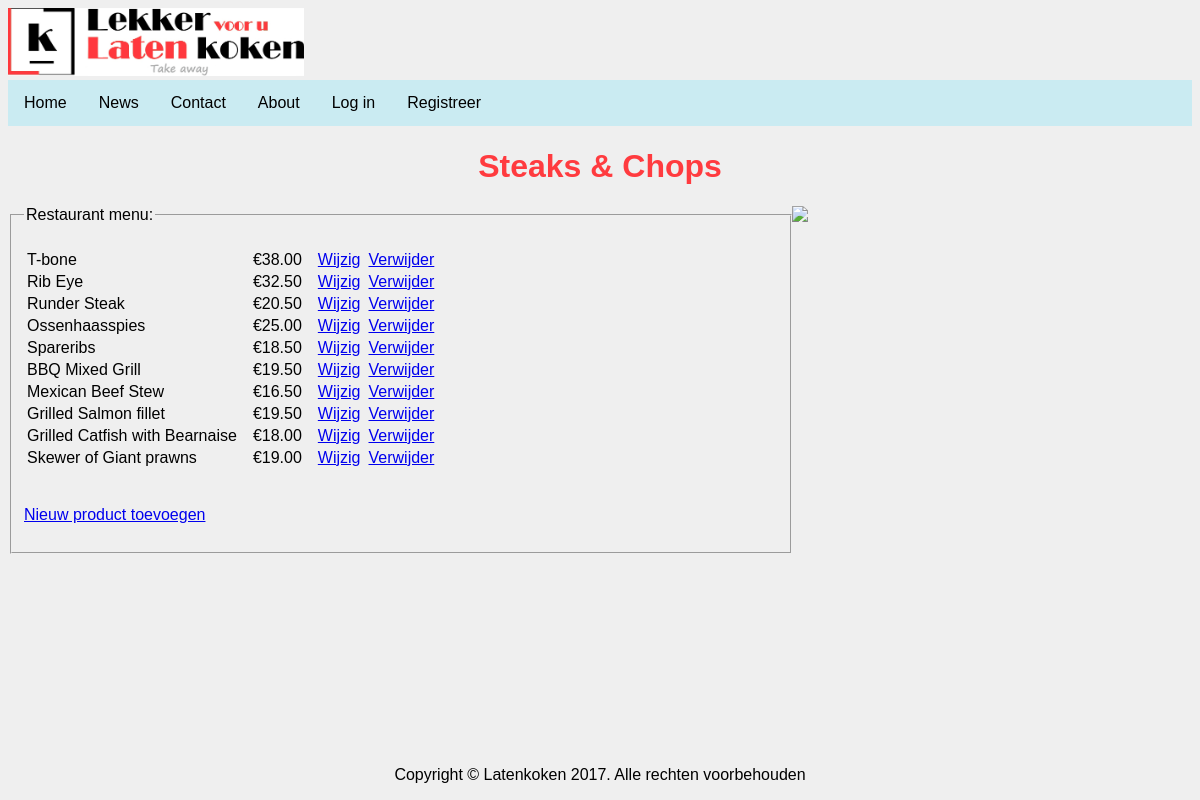
The page /Restaurant2wijzigen.php on the database its author committed.
### tables this page shows
CREATE TABLE `items` (
  `product_id` int(11) NOT NULL,
  `restaurant_restaurant_id` int(11) NOT NULL,
  `product_naam` varchar(50) NOT NULL,
  `prijs` decimal(10,2) NOT NULL
);

### Restaurant2wijzigen.php (the view, shortened to what this page needs)
<!DOCTYPE html>
<html>
<head>
<link rel="stylesheet" type="text/css" href="restaurantpaginastyle.css">
</head>
<body>
<?php include 'Dataconnectie.php';?>
<?php $query = "SELECT * FROM items WHERE restaurant_restaurant_id = 2 ";
$result = mysqli_query($db, $query);
?>
<h1 align="center">Steaks & Chops</h1>
<img src= "bobs-steak-chop-house-logo.png" width=400 align="right"></img>
<div id="content">
<fieldset>
<legend>Restaurant menu:</legend>
<br>
<table>
<form method="POST" action="">
<?php $x=0; while($row = mysqli_fetch_assoc($result)){
    echo"<tr><td>";
    echo $row['product_naam'];
    echo"<td><td><td><td>";
    echo "€".$row['prijs'];
    echo"<td><td>";
    echo"<td><td>";
    echo "<a href=\"updateitem.php?product_id=".$row['product_id']."\"> Wijzig</a>";
    echo"<td><td>";
    echo "<a href=\"itemverwijderen.php?product_id=".$row['product_id']."\"> Verwijder</a>";
}
?>
</table>
<br><br>
<a href="toevoegen.php?restaurant_restaurant_id='2'"."\"> Nieuw product toevoegen</a>
<br><br>
</fieldset>
</div>
<?php include 'Footer.php';?>
</body>
</html>

### restaurantpaginastyle.css (style rules this page uses)
html { font-family: Arial, serif; }
body { background-color: #EFEFEF }
H1 { color:#FF3B3F; }

### style.css (style rules this page uses)
ul { list-style-type: none; margin: 0; padding: 0; overflow: hidden; background-color: #CAEBF2; }
li { float: left; }
li a { display: block; color: #000000; text-align: center; padding: 14px 16px; text-decoration: none; }

### footerstyle.css (style rules this page uses)
html { font-family: Arial, serif; }

### rows shown on the page
items: product_naam "T-bone", prijs "38.00"
items: product_naam "Rib Eye", prijs "32.50"
items: product_naam "Runder Steak", prijs "20.50"
items: product_naam "Ossenhaasspies", prijs "25.00"
items: product_naam "Spareribs", prijs "18.50"
items: product_naam "BBQ Mixed Grill", prijs "19.50"
items: product_naam "Mexican Beef Stew", prijs "16.50"
items: product_naam "Grilled Salmon fillet", prijs "19.50"
items: product_naam "Grilled Catfish with Bearnaise", prijs "18.00"
items: product_naam "Skewer of Giant prawns", prijs "19.00"
